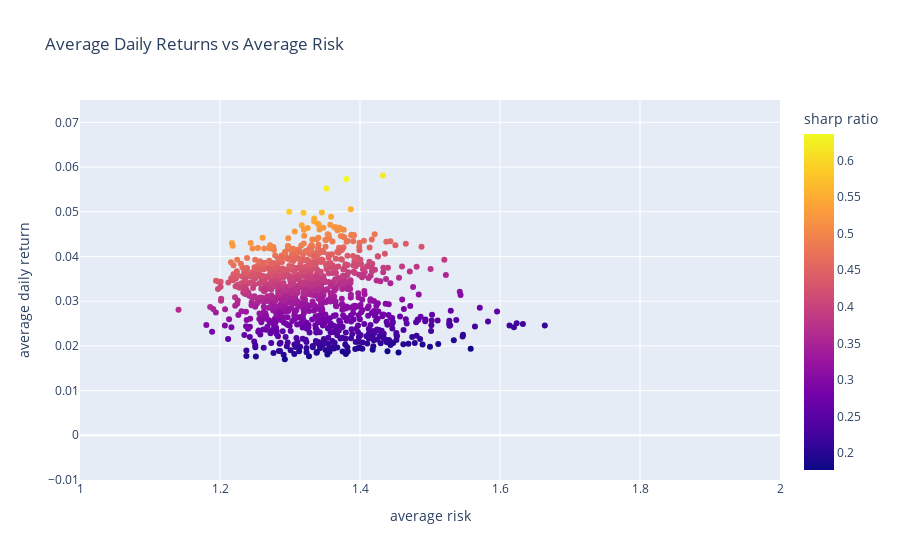

The code cell stored with this chart in its notebook:
### Code cell
# plot histogram of daily returns
fig = px.scatter(df_simulation_results,
                 x='average risk',
                 y='average daily return',
                 color='sharp ratio',
                 range_x=(1,2),
                 range_y=(-0.01,0.075),
                 title="Average Daily Returns vs Average Risk")
fig.show()

### Figure 1 — Plotly figure (JSON) as saved in the notebook; plotly's stock layout.template omitted (floating-point values rounded to 4 significant figures; data arrays with more than 128 entries replaced by an {"elided": "..."} marker saying what was removed)
{"data": [{"hovertemplate": "average risk=%{x}<br>average daily return=%{y}<br>sharp ratio=%{marker.color}<extra></extra>", "legendgroup": "", "marker": {"color": {"elided": "1000 float values"}, "coloraxis": "coloraxis", "symbol": "circle"}, "mode": "markers", "name": "", "orientation": "v", "showlegend": false, "type": "scatter", "x": {"elided": "1000 float values"}, "xaxis": "x", "y": {"elided": "1000 float values"}, "yaxis": "y"}], "layout": {"coloraxis": {"colorbar": {"title": {"text": "sharp ratio"}}, "colorscale": [[0, "#0d0887"], [0.1111, "#46039f"], [0.2222, "#7201a8"], [0.3333, "#9c179e"], [0.4444, "#bd3786"], [0.5556, "#d8576b"], [0.6667, "#ed7953"], [0.7778, "#fb9f3a"], [0.8889, "#fdca26"], [1, "#f0f921"]]}, "legend": {"tracegroupgap": 0}, "title": {"text": "Average Daily Returns vs Average Risk"}, "xaxis": {"anchor": "y", "domain": [0, 1], "range": [1, 2], "title": {"text": "average risk"}}, "yaxis": {"anchor": "x", "domain": [0, 1], "range": [-0.01, 0.075], "title": {"text": "average daily return"}}}}
